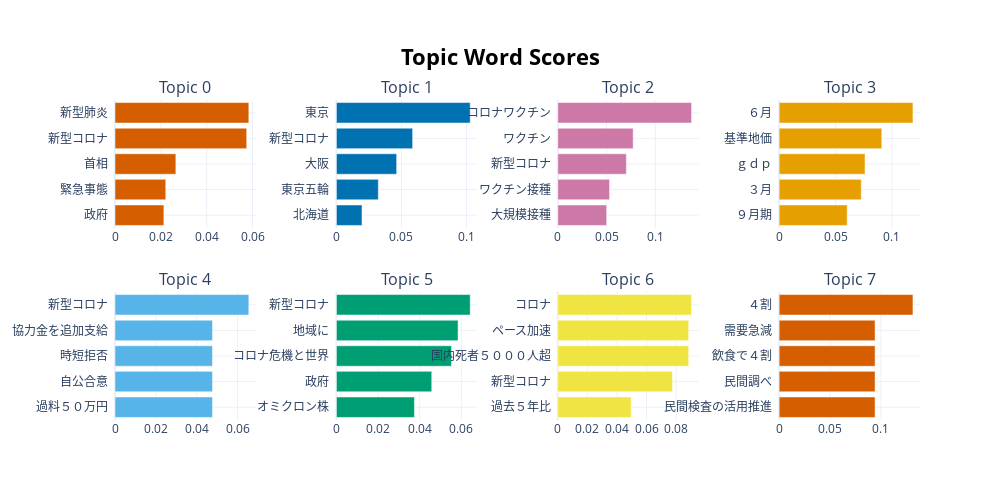

Here is the notebook cell this chart was saved with:
### Code cell
model.model.visualize_barchart()

### Figure 1 — Plotly figure (JSON) as saved in the notebook; plotly's stock layout.template omitted (floating-point values rounded to 4 significant figures)
{"data": [{"marker": {"color": "#D55E00"}, "orientation": "h", "type": "bar", "x": [0.02132, 0.02214, 0.02655, 0.05744, 0.05838], "xaxis": "x", "y": ["政府  ", "緊急事態  ", "首相  ", "新型コロナ  ", "新型肺炎  "], "yaxis": "y"}, {"marker": {"color": "#0072B2"}, "orientation": "h", "type": "bar", "x": [0.0197, 0.03222, 0.04633, 0.0586, 0.1028], "xaxis": "x2", "y": ["北海道  ", "東京五輪  ", "大阪  ", "新型コロナ  ", "東京  "], "yaxis": "y2"}, {"marker": {"color": "#CC79A7"}, "orientation": "h", "type": "bar", "x": [0.05009, 0.05308, 0.07028, 0.07725, 0.1371], "xaxis": "x3", "y": ["大規模接種  ", "ワクチン接種  ", "新型コロナ  ", "ワクチン  ", "コロナワクチン  "], "yaxis": "y3"}, {"marker": {"color": "#E69F00"}, "orientation": "h", "type": "bar", "x": [0.06031, 0.07277, 0.07611, 0.09097, 0.1186], "xaxis": "x4", "y": ["９月期  ", "３月  ", "ｇｄｐ  ", "基準地価  ", "６月  "], "yaxis": "y4"}, {"marker": {"color": "#56B4E9"}, "orientation": "h", "type": "bar", "x": [0.04773, 0.04773, 0.04773, 0.04773, 0.06553], "xaxis": "x5", "y": ["過料５０万円  ", "自公合意  ", "時短拒否  ", "協力金を追加支給  ", "新型コロナ  "], "yaxis": "y5"}, {"marker": {"color": "#009E73"}, "orientation": "h", "type": "bar", "x": [0.03748, 0.04579, 0.05531, 0.05844, 0.06427], "xaxis": "x6", "y": ["オミクロン株  ", "政府  ", "コロナ危機と世界  ", "地域に  ", "新型コロナ  "], "yaxis": "y6"}, {"marker": {"color": "#F0E442"}, "orientation": "h", "type": "bar", "x": [0.04956, 0.07754, 0.08848, 0.08848, 0.09044], "xaxis": "x7", "y": ["過去５年比  ", "新型コロナ  ", "国内死者５０００人超  ", "ペース加速  ", "コロナ  "], "yaxis": "y7"}, {"marker": {"color": "#D55E00"}, "orientation": "h", "type": "bar", "x": [0.09428, 0.09428, 0.09428, 0.09428, 0.1315], "xaxis": "x8", "y": ["民間検査の活用推進  ", "民間調べ  ", "飲食で４割  ", "需要急減  ", "４割  "], "yaxis": "y8"}], "layout": {"annotations": [{"font": {"size": 16}, "showarrow": false, "text": "Topic 0", "x": 0.0875, "xanchor": "center", "xref": "paper", "y": 1, "yanchor": "bottom", "yref": "paper"}, {"font": {"size": 16}, "showarrow": false, "text": "Topic 1", "x": 0.3625, "xanchor": "center", "xref": "paper", "y": 1, "yanchor": "bottom", "yref": "paper"}, {"font": {"size": 16}, "showarrow": false, "text": "Topic 2", "x": 0.6375, "xanchor": "center", "xref": "paper", "y": 1, "yanchor": "bottom", "yref": "paper"}, {"font": {"size": 16}, "showarrow": false, "text": "Topic 3", "x": 0.9125, "xanchor": "center", "xref": "paper", "y": 1, "yanchor": "bottom", "yref": "paper"}, {"font": {"size": 16}, "showarrow": false, "text": "Topic 4", "x": 0.0875, "xanchor": "center", "xref": "paper", "y": 0.4, "yanchor": "bottom", "yref": "paper"}, {"font": {"size": 16}, "showarrow": false, "text": "Topic 5", "x": 0.3625, "xanchor": "center", "xref": "paper", "y": 0.4, "yanchor": "bottom", "yref": "paper"}, {"font": {"size": 16}, "showarrow": false, "text": "Topic 6", "x": 0.6375, "xanchor": "center", "xref": "paper", "y": 0.4, "yanchor": "bottom", "yref": "paper"}, {"font": {"size": 16}, "showarrow": false, "text": "Topic 7", "x": 0.9125, "xanchor": "center", "xref": "paper", "y": 0.4, "yanchor": "bottom", "yref": "paper"}], "height": 500, "hoverlabel": {"bgcolor": "white", "font": {"family": "Rockwell", "size": 16}}, "showlegend": false, "title": {"font": {"color": "Black", "size": 22}, "text": "<b>Topic Word Scores", "x": 0.5, "xanchor": "center", "yanchor": "top"}, "width": 1000, "xaxis": {"anchor": "y", "domain": [0, 0.175], "showgrid": true}, "xaxis2": {"anchor": "y2", "domain": [0.275, 0.45], "showgrid": true}, "xaxis3": {"anchor": "y3", "domain": [0.55, 0.725], "showgrid": true}, "xaxis4": {"anchor": "y4", "domain": [0.825, 1], "showgrid": true}, "xaxis5": {"anchor": "y5", "domain": [0, 0.175], "showgrid": true}, "xaxis6": {"anchor": "y6", "domain": [0.275, 0.45], "showgrid": true}, "xaxis7": {"anchor": "y7", "domain": [0.55, 0.725], "showgrid": true}, "xaxis8": {"anchor": "y8", "domain": [0.825, 1], "showgrid": true}, "yaxis": {"anchor": "x", "domain": [0.6, 1], "showgrid": true}, "yaxis2": {"anchor": "x2", "domain": [0.6, 1], "showgrid": true}, "yaxis3": {"anchor": "x3", "domain": [0.6, 1], "showgrid": true}, "yaxis4": {"anchor": "x4", "domain": [0.6, 1], "showgrid": true}, "yaxis5": {"anchor": "x5", "domain": [0, 0.4], "showgrid": true}, "yaxis6": {"anchor": "x6", "domain": [0, 0.4], "showgrid": true}, "yaxis7": {"anchor": "x7", "domain": [0, 0.4], "showgrid": true}, "yaxis8": {"anchor": "x8", "domain": [0, 0.4], "showgrid": true}}}
